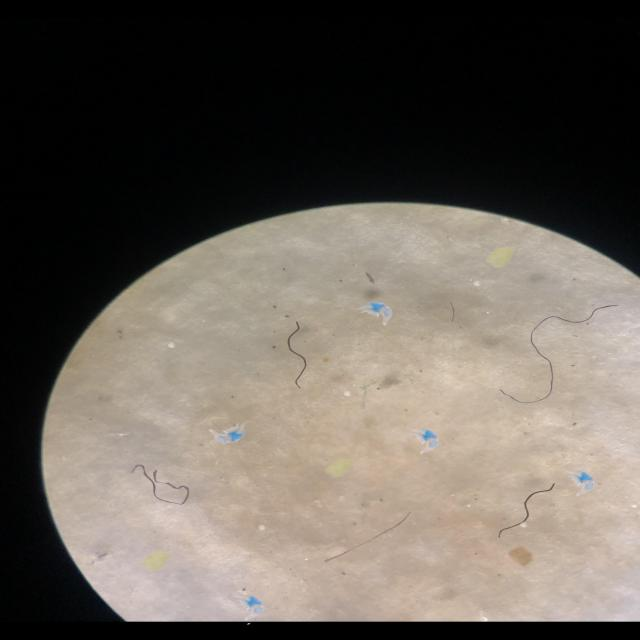
#> input picture datasets/test/images/100_png.rf.9cc6749d84a327fc52c47b16e1818b5f.jpg, 640 x 640 px, found by its file name; its folder holds only this picture in this run; the run also reads 1 picture not shown here
$ jupyter execute --allow-errors yolov8x-cv-final.ipynb   (shell and % lines are left out)
#> lines starting #> are read from the running program, lines starting #| are printed output that depends on the picture
#> further down, img_pil is the input picture: PIL image 640x640 RGB; mean R, G, B 102, 94.7, 86.7
[cell 1]
# This Python 3 environment comes with many helpful analytics libraries installed
# It is defined by the kaggle/python Docker image: https://github.com/kaggle/docker-python
# For example, here's several helpful packages to load

import numpy as np # linear algebra
import pandas as pd # data processing, CSV file I/O (e.g. pd.read_csv)

# Input data files are available in the read-only "../input/" directory
# For example, running this (by clicking run or pressing Shift+Enter) will list all files under the input directory

import os
for dirname, _, filenames in os.walk('/kaggle/input'):
    for filename in filenames:
        print(os.path.join(dirname, filename))

# You can write up to 20GB to the current directory (/kaggle/working/) that gets preserved as output when you create a version using "Save & Run All"
# You can also write temporary files to /kaggle/temp/, but they won't be saved outside of the current session

[cell 2]
import os

dataset_path = "/kaggle/input/micoplastic/microplastic_100.v4i.yolov8"  # change if it's different

print("Contents of dataset folder:")
#> (the rest of this cell did not finish here and is left out)

[cell 3]
import yaml

# Load the data.yaml file
with open('/kaggle/input/micoplastic/microplastic_100.v4i.yolov8/data.yaml', 'r') as file:
    data = yaml.safe_load(file)

# Print class names
print("Number of classes:", data['nc'])
print("Class names:", data['names'])

[cell 4]
import os

# Path to your dataset
train_label_folder = '/kaggle/input/micoplastic/microplastic_100.v4i.yolov8/train/labels'

# List of class names from the data.yaml file
class_names = ['fiber', 'film', 'fragment', 'pallet']

# Initialize a dictionary to count occurrences of each class
label_counts = {class_name: 0 for class_name in class_names}

# Loop through each label file in the train folder
#> (the rest of this cell did not finish here and is left out)

[cell 5]
import os
import cv2
import matplotlib.pyplot as plt
import random
import numpy as np
from PIL import Image

# Dataset paths
image_path = '/kaggle/input/micoplastic/microplastic_100.v4i.yolov8/train/images'
label_path = '/kaggle/input/micoplastic/microplastic_100.v4i.yolov8/train/labels'
class_names = ['fiber', 'film', 'fragment', 'pellet']

[cell 6]
import os
import cv2
import numpy as np
from PIL import Image
from tqdm import tqdm

def preprocess_image_color_clahe(image_pil):
    img = np.array(image_pil)
    img = cv2.cvtColor(img, cv2.COLOR_RGB2BGR)
    clahe = cv2.createCLAHE(clipLimit=2.0, tileGridSize=(8, 8))
    channels = cv2.split(img)
    clahe_channels = [clahe.apply(c) for c in channels]
#> clahe_channels = 3 items
    clahe_img = cv2.merge(clahe_channels)
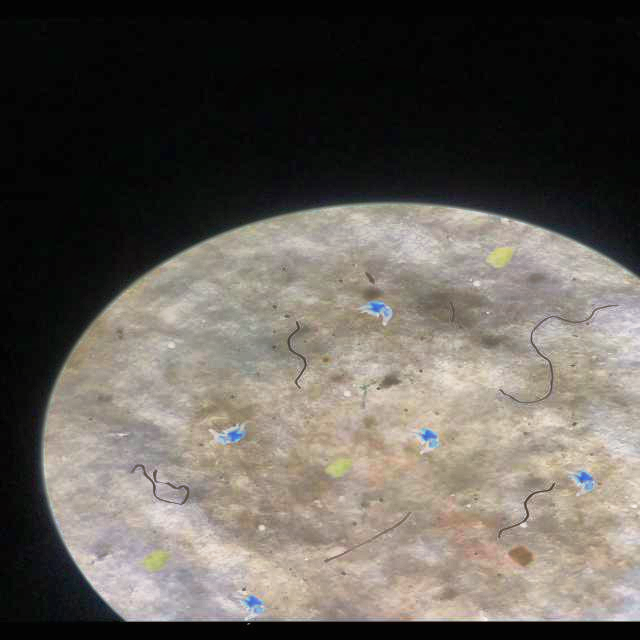
#> clahe_img: shape (640, 640, 3); mean of channels 0, 1, 2 87.1, 93.6, 98.9; drawn as B, G, R
    blurred = cv2.GaussianBlur(clahe_img, (5, 5), 0)
    return cv2.cvtColor(blurred, cv2.COLOR_BGR2RGB)

# Base paths
input_base = "/kaggle/input/micoplastic/microplastic_100.v4i.yolov8"     # change this
output_base = "/kaggle/working/preprocessed_dataset"

splits = ['train', 'valid', 'test']

#> (the rest of this cell did not finish here and is left out)

[cell 7]
import cv2
import matplotlib.pyplot as plt

# Path to your preprocessed image
image_path = "/kaggle/working/preprocessed_dataset/valid/images/100_png.rf.36a5f581f4ce10b81cb7fb213f107e19.jpg"

# Load and convert the image from BGR (OpenCV) to RGB (matplotlib)
image = cv2.imread(image_path)
if image is None:
    print(f"Error: Image not found at {image_path}")
else:
    image = cv2.cvtColor(image, cv2.COLOR_BGR2RGB)

    # Display the image
    plt.figure(figsize=(6, 6))
    plt.imshow(image)
    plt.axis('off')
    plt.title("Preprocessed Image")
    plt.show()

[cell 8]
import random

def draw_yolo_boxes(image_path, label_path, class_names):
    image = cv2.imread(image_path)
    if image is None:
        print(f"Error: Image not found at {image_path}")
        return
    h, w, _ = image.shape
#> h = 640; w = 640

    if not os.path.exists(label_path):
        print(f"Error: Label file not found at {label_path}")
        return

    # Define unique colors for each class (you can customize this)
    colors = [
        (0, 255, 0),  # Green for fiber
        (255, 0, 0),  # Blue for film
        (0, 0, 255),  # Red for fragment
        (0, 255, 255) # Yellow for pallet
    ]

    with open(label_path, 'r') as f:
        for line in f.readlines():
            cls, x_center, y_center, box_w, box_h = map(float, line.strip().split())
            x1 = int((x_center - box_w / 2) * w)
            y1 = int((y_center - box_h / 2) * h)
            x2 = int((x_center + box_w / 2) * w)
            y2 = int((y_center + box_h / 2) * h)

            # Choose color for the class
            color = colors[int(cls)]

            # Draw the bounding box with class-specific color
            cv2.rectangle(image, (x1, y1), (x2, y2), color, 2)

            # Draw the text with class-specific color
            cv2.putText(image, class_names[int(cls)], (x1, y1 - 5),
                        cv2.FONT_HERSHEY_COMPLEX, 0.6, color, 2)

    image = cv2.cvtColor(image, cv2.COLOR_BGR2RGB)
    plt.figure(figsize=(8, 8))
    plt.imshow(image)
    plt.axis('off')
    plt.title("Bounding Boxes on Preprocessed Image")
    plt.show()

# Usage with your 4 classes
draw_yolo_boxes(
    image_path="/kaggle/working/preprocessed_dataset/test/images/100_png.rf.36a5f581f4ce10b81cb7fb213f107e19.jpg",
    label_path="/kaggle/working/preprocessed_dataset/test/labels/100_png.rf.36a5f581f4ce10b81cb7fb213f107e19.txt",
    class_names=['fiber', 'film', 'fragment', 'pallet']
)
